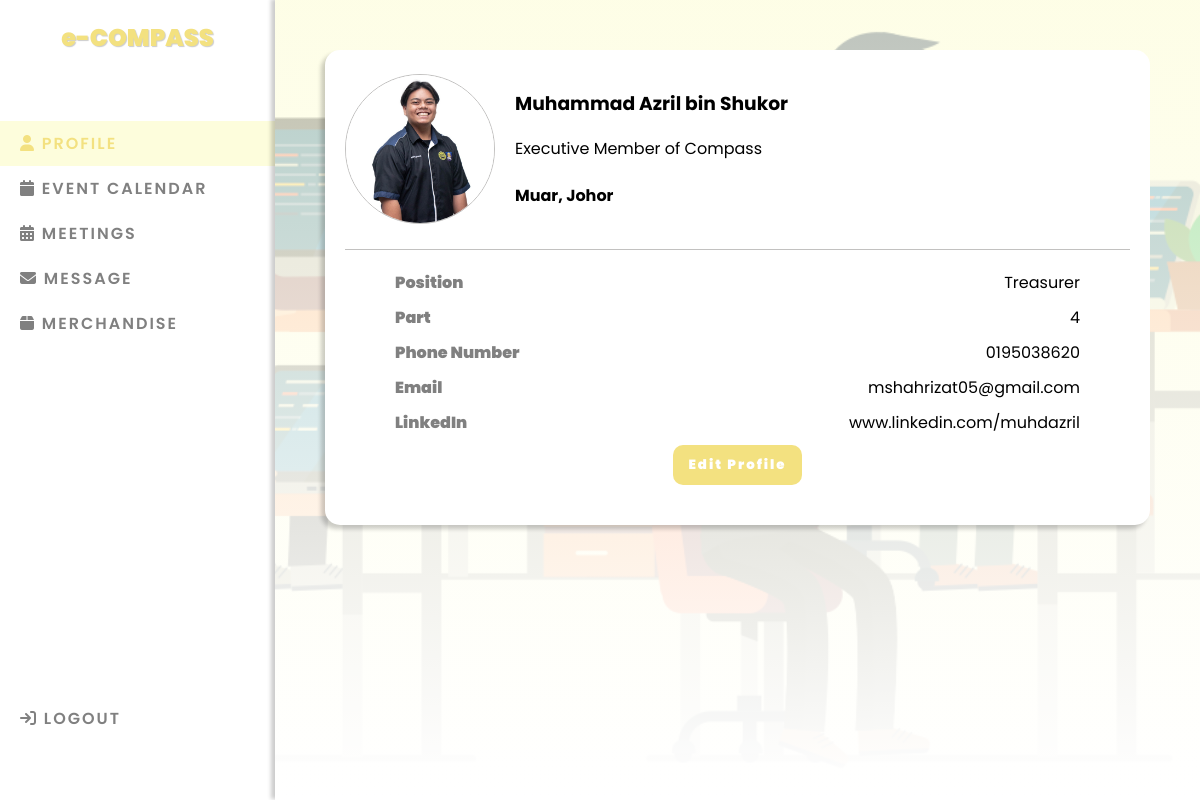
/profile.php (signed in), run on the app's committed database.
### tables this page shows
CREATE TABLE `members` (
  `membersID` int(10) NOT NULL,
  `password` varchar(255) NOT NULL,
  `membersName` varchar(255) NOT NULL,
  `membersPosition` varchar(255) NOT NULL,
  `membersCity` varchar(255) NOT NULL,
  `membersState` varchar(255) NOT NULL,
  `membersPart` int(2) NOT NULL,
  `membersPhone` varchar(255) NOT NULL,
  `membersEmail` varchar(255) NOT NULL,
  `membersLinkedin` varchar(255) NOT NULL,
  `membersImg` varchar(255) NOT NULL
);

### profile.php (the view, shortened to what this page needs)
<?php
require_once 'connect.php';
$membersID = $_SESSION['membersID'];
$query = "SELECT * FROM members WHERE membersID = '$membersID'";
$result = mysqli_query($conn, $query);
$data = mysqli_fetch_assoc($result);
?>
<!DOCTYPE html>
<html lang="en">
<head>
    <link rel="stylesheet" href="css/style.css">
    <link rel="stylesheet" href="https://cdnjs.cloudflare.com/ajax/libs/font-awesome/6.4.0/css/all.min.css">
</head>
<body>
    <div class="side-bar">
        <h2>e-COMPASS</h2>
        <ul class="nav-items">
            <li class="nav-item active"><a class="active" href="profile.php"><i class="fa-solid fa-user"></i> Profile</a></li>
            <li class="nav-item"><a href="event.php"><i class="fa-solid fa-calendar"></i> Event Calendar</a></li>
            <li class="nav-item"><a href="meetings.php"><i class="fa-solid fa-calendar-days"></i> Meetings</a></li>
            <li class="nav-item"><a href="message.php"><i class="fa-solid fa-envelope"></i> Message</a></li>
            <li class="nav-item"><a href="merch.php"><i class="fa-solid fa-box"></i> Merchandise</a></li>
            <li class="nav-item"> <a href="logout.php"><i class="fa-solid fa-arrow-right-to-bracket"></i> LOGOUT</a>
            </li>
        </ul>
    </div>
    <main>
        <div class="card" id="profile-card">
            <div class="upper-side">
                <img src="<?php echo $data['membersImg']?>" alt="">
                <div class="side-info">
                    <h3 class="info"><?php echo $data['membersName'];?></h3>
                    <p class="info">Executive Member of Compass</p>
                    <h4 class="info"><?php echo $data['membersCity']?>, <?php echo $data['membersState']?></h4>
                </div>
            </div>
            <div class="lower-side">
                <div class="labelled-info">
                    <p class="label">Position</p>
                    <p class="data"><?php echo $data['membersPosition']?></p>
                </div>
                <div class="labelled-info">
                    <p class="label">Part</p>
                    <p><?php echo $data['membersPart']?></p>
                </div>
                <div class="labelled-info">
                    <p class="label">Phone Number</p>
                    <p><?php echo $data['membersPhone']?></p>
                </div>
                <div class="labelled-info">
                    <p class="label">Email
                    <p><?php echo $data['membersEmail']?></p>
                </div>
                <div class="labelled-info">
                    <p class="label">LinkedIn</p>
                    <p><?php echo $data['membersLinkedin']?></p>
                </div>
                <button type="button" class="btn-edit" id="btn-edit">Edit Profile</button>
            </div>
        </div>
    </main>
</body>
</html>

### css/style.css (style rules this page uses)
* { font-family: 'poppins'; box-sizing: border-box; }
body { padding: 0; margin: 0; display: flex; height: 100vh; }
main { width: 100%; padding-left: 50px; padding-top: 50px; padding-right: 50px; padding-bottom: 50px; box-shadow: -4px -1px 4px rgba(0, 0, 0, 0.2); flex: 3; background: linear-gradient(rgba(253, 253,220, 0.7), rgba(255, 255,255.5)), url(../images/background.png) no-repeat center fixed; background-size: cover; box-sizing: border-box; overflow: auto; }
.side-bar { flex: 1; max-height: 100vh; display: flex; flex-direction: column; max-width: 300px; overflow: hidden; }
.side-bar h2 { margin-bottom: 50px; text-align: center; font-weight: 900; color: rgb(243, 225, 128); text-shadow: 1px 1px 1px rgba(0, 0, 0, 0.2); }
.nav-items { padding: 0; display: flex; justify-content: space-between; flex-direction: column; flex-shrink: 0; }
.nav-items li:last-child { margin-top: 350px; }
.nav-items li { list-style: none; padding: 10px 10px; background: white; padding-left: 20px; }
.nav-items li a { text-decoration: none; text-transform: uppercase; font-weight: 600; color: gray; cursor: pointer; transition: all.3s ease-in-out; letter-spacing: 2px; }
.nav-items .active { background: rgb(253, 253,220); color: rgb(243, 225, 128); }
.card { border-radius: 15px; background: white; padding: 20px; box-sizing: border-box; position: relative; box-shadow: -4px 4px 4px rgba(0, 0, 0, 0.2); }
.upper-side { display: flex; align-items: center; gap: 20px; padding-bottom: 20px; border-bottom: #c2c1c0 1px solid; }
.upper-side img { width: 150px; width: 150px; border-radius: 50%; border: 1px solid #c2c1c0; }
.lower-side { padding: 20px 50px; display: flex; flex-direction: column; gap: 10px; }
.lower-side .labelled-info { display: flex; align-items: center; flex-direction: row; justify-content: space-between; }
.labelled-info .label { font-weight: 900; color:gray; }
.btn-edit { padding: 10px 15px; width: fit-content; border-radius: 10px; border: none; background: rgb(243, 225, 128); color: white; font-weight: 900; letter-spacing: 2px; margin: 0 auto; cursor: pointer; transition: transform .3s ease-in-out; text-decoration: none; }
.item-info h3, p { margin: 0; }

### data on the page
members: membersName "Muhammad Azril bin Shukor", membersCity "Muar", membersState "Johor", membersPosition "Treasurer", membersPart "4", membersPhone "0195038620", membersEmail "mshahrizat05@gmail.com", membersLinkedin "www.linkedin.com/muhdazril"
